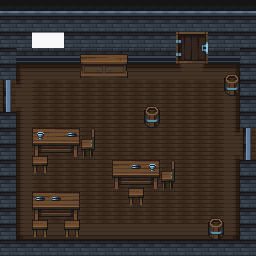

Below is a game level as drawn by its tile map, then a one-line description and the .tmx file that defines it, in full:
An orthogonal 16x16 tile map with 16x16 px tiles, 3 tile layers (Enviroment, Furniture, Decorations), 3 tilesets and 27 objects (20x NonInteractableImpl, 2x DoorLockedWithPickable, 2x UnpickableWithEnigma, 2x Pickable, SimpleDoor).

<map version="1.7" tiledversion="1.11.0" orientation="orthogonal" renderorder="right-down" width="16" height="16" tilewidth="16" tileheight="16" infinite="0" nextlayerid="7" nextobjectid="39">
 <tileset firstgid="1" source="../tilesets/Enviroment.tsx" />
 <tileset firstgid="626" source="../tilesets/Things.tsx" />
 <tileset firstgid="1251" source="../tilesets/Enviroment2.tsx" />
 <layer id="1" name="Enviroment" width="16" height="16">
  <data encoding="csv">
2,2,2,2,2,2,2,2,2,2,2,2,2,2,2,2,
27,27,27,27,27,27,27,27,27,27,27,27,27,27,27,27,
27,27,27,27,27,27,27,27,27,27,27,27,27,27,27,27,
27,52,52,52,52,52,52,52,52,52,52,52,52,52,52,27,
27,15,16,16,16,16,16,16,16,16,16,142,140,16,17,27,
41,142,41,41,41,41,41,41,41,41,41,41,41,41,42,27,
41,92,41,41,41,41,41,41,41,41,41,41,41,41,42,27,
27,40,41,41,41,41,41,41,41,41,41,41,41,41,42,27,
27,40,41,41,41,41,41,41,41,41,41,41,41,41,140,41,
27,40,41,41,41,41,41,41,41,41,41,41,41,41,90,41,
27,40,41,41,41,41,41,41,41,41,41,41,41,41,42,27,
27,40,41,41,41,41,41,41,41,41,41,41,41,41,42,27,
27,40,41,41,41,41,41,41,41,41,41,41,41,41,42,27,
27,40,41,41,41,41,41,41,41,41,41,41,41,41,42,27,
27,65,66,66,66,66,66,66,66,66,66,66,66,66,67,27,
27,27,27,27,27,27,27,27,27,27,27,27,27,27,27,27
</data>
 </layer>
 <layer id="2" name="Furniture" width="16" height="16">
  <data encoding="csv">
0,0,0,0,0,0,0,0,0,0,0,0,0,0,0,0,
0,0,0,0,0,0,0,0,0,0,0,0,0,0,0,0,
0,0,1267,1267,0,0,0,0,0,0,0,0,0,0,0,0,
0,0,0,0,0,884,885,886,0,0,0,0,0,0,0,0,
0,0,0,0,0,909,910,911,0,0,0,0,0,0,627,0,
2684354889,0,0,0,0,0,0,0,0,0,0,0,0,0,652,0,
2684354889,0,0,0,0,0,0,0,0,627,0,0,0,0,0,0,
0,0,0,0,0,0,0,0,0,652,0,0,0,0,0,0,
0,0,763,764,765,0,0,0,0,0,0,0,0,0,0,2684354887,
0,0,788,789,790,0,0,0,0,0,0,0,0,0,0,2684354887,
0,0,0,0,0,0,0,763,764,765,0,0,0,0,0,0,
0,0,0,0,0,0,0,788,789,790,0,0,0,0,0,0,
0,0,763,764,765,0,0,0,0,0,0,0,0,0,0,0,
0,0,788,789,790,0,0,0,0,0,0,0,0,627,0,0,
0,0,0,0,0,0,0,0,0,0,0,0,0,652,0,0,
0,0,0,0,0,0,0,0,0,0,0,0,0,0,0,0
</data>
 </layer>
 <layer id="4" name="Decorations" width="16" height="16">
  <data encoding="csv">
0,0,0,0,0,0,0,0,0,0,0,0,0,0,0,0,
0,0,0,0,0,0,0,0,0,0,0,0,0,0,0,0,
0,0,0,0,0,0,0,0,0,0,0,208,209,0,0,0,
0,0,0,0,0,0,0,0,0,0,0,233,234,0,0,0,
0,0,0,0,0,0,0,0,0,0,0,0,0,0,0,0,
0,0,0,0,0,0,0,0,0,0,0,0,0,0,0,0,
0,0,0,0,0,0,0,0,0,0,0,0,0,0,0,0,
0,0,0,0,0,0,0,0,0,0,0,0,0,0,0,0,
0,0,937,0,913,664,0,0,0,0,0,0,0,0,0,0,
0,0,713,0,0,689,0,0,0,0,0,0,0,0,0,0,
0,0,738,0,0,0,0,0,913,937,664,0,0,0,0,0,
0,0,0,0,0,0,0,0,713,0,689,0,0,0,0,0,
0,0,913,913,765,0,0,0,738,0,0,0,0,0,0,0,
0,0,713,0,713,0,0,0,0,0,0,0,0,0,0,0,
0,0,738,0,738,0,0,0,0,0,0,0,0,0,0,0,
0,0,0,0,0,0,0,0,0,0,0,0,0,0,0,0
</data>
 </layer>
 <objectgroup id="6" name="Doors">
  <object id="32" name="Door" type="DoorLockedWithPickable" x="243.58" y="128.107" width="6.88073" height="32.5688">
   <properties>
    <property name="DestX" type="int" value="25" />
    <property name="DestY" type="int" value="155" />
    <property name="Destination" value="archive" />
    <property name="keyItem_id" type="int" value="7" />
   </properties>
  </object>
  <object id="15" name="Door" type="DoorLockedWithPickable" x="176" y="32" width="32" height="32">
   <properties>
    <property name="DestX" type="int" value="218" />
    <property name="DestY" type="int" value="137" />
    <property name="Destination" value="office" />
    <property name="keyItem_id" type="int" value="3" />
   </properties>
  </object>
  <object id="4" name="Door" type="SimpleDoor" x="2.75229" y="79.3578" width="8.7156" height="33.4862">
   <properties>
    <property name="DestX" type="int" value="124" />
    <property name="DestY" type="int" value="216" />
    <property name="Destination" value="bedroom" />
   </properties>
  </object>
 </objectgroup>
 <objectgroup id="5" name="Objects">
  <properties>
   <property name="Reward" value="Calendar note" />
  </properties>
  <object id="1" name="Calendar" type="UnpickableWithEnigma" x="32" y="32" width="32" height="32">
   <properties>
    <property name="Enigma" value="Calendar" />
    <property name="Reward" value="" />
   </properties>
  </object>
  <object id="2" name="Wall" type="NonInteractableImpl" x="0" y="48" width="32" height="16" />
  <object id="3" name="Wall" type="NonInteractableImpl" x="0" y="64" width="16" height="16" />
  <object id="5" name="Wall" type="NonInteractableImpl" x="0" y="112" width="16" height="144" />
  <object id="6" name="Wall" type="NonInteractableImpl" x="16" y="240" width="240" height="16" />
  <object id="7" name="Wall" type="NonInteractableImpl" x="240" y="160" width="16" height="80" />
  <object id="10" name="Wall" type="NonInteractableImpl" x="208" y="48" width="48" height="16" />
  <object id="12" name="Wall" type="NonInteractableImpl" x="240" y="64" width="16" height="64" />
  <object id="13" name="Wall" type="NonInteractableImpl" x="64" y="48" width="16" height="16" />
  <object id="14" name="Wall" type="NonInteractableImpl" x="128" y="48" width="48" height="16" />
  <object id="17" name="Barrel" type="NonInteractableImpl" x="144.495" y="105.963" width="15.5963" height="22.9358" />
  <object id="19" name="Barrel" type="NonInteractableImpl" x="224.771" y="74.7706" width="14.6789" height="22.4771" />
  <object id="20" name="Table" type="NonInteractableImpl" x="112.844" y="160.55" width="47.7064" height="28.8991" />
  <object id="21" name="Chair" type="NonInteractableImpl" x="161.468" y="161.009" width="13.3028" height="27.9817" />
  <object id="22" name="Table" type="NonInteractableImpl" x="33.0275" y="128.44" width="47.2477" height="28.8991" />
  <object id="23" name="Chair" type="NonInteractableImpl" x="80.7339" y="128.44" width="13.7615" height="27.9817" />
  <object id="25" name="Table" type="NonInteractableImpl" x="32.5688" y="192.661" width="46.789" height="26.6055" />
  <object id="26" name="Chairs" type="NonInteractableImpl" x="33.0275" y="220.183" width="46.3303" height="16.5138" />
  <object id="27" name="Chair" type="NonInteractableImpl" x="128.44" y="189.45" width="15.5963" height="15.5963" />
  <object id="29" name="Barrel" type="NonInteractableImpl" x="207.798" y="218.807" width="16.5138" height="21.1009" />
  <object id="30" name="Chair" type="NonInteractableImpl" x="32.5688" y="156.422" width="15.5963" height="16.5138" />
  <object id="31" name="Drawer" type="UnpickableWithEnigma" x="80.2752" y="55.0459" width="47.2477" height="22.0183">
   <properties>
    <property name="Enigma" value="Drawer" />
    <property name="Reward" value="Office key" />
   </properties>
  </object>
  <object id="36" name="Wrench" type="Pickable" gid="732" x="160" y="224" width="16" height="16" rotation="90">
   <properties>
    <property name="Description" value="A wrench to open things" />
    <property name="ID" type="int" value="8" />
   </properties>
  </object>
  <object id="38" name="Canteen note" type="Pickable" gid="1073743128" x="70.2123" y="194.48" width="16" height="16">
   <properties>
    <property name="Description" value="The key is in the routine..." />
    <property name="ID" type="int" value="2" />
   </properties>
  </object>
 </objectgroup>
</map>
